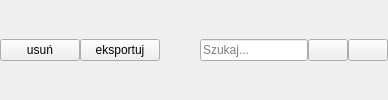
        <widget class="QWidget" name="widget_search" native="true">
         <property name="minimumSize">
          <size>
           <width>0</width>
           <height>40</height>
          </size>
         </property>
         <layout class="QHBoxLayout" name="horizontalLayout_2">
          <property name="spacing">
           <number>0</number>
          </property>
          <property name="leftMargin">
           <number>0</number>
          </property>
          <property name="topMargin">
           <number>0</number>
          </property>
          <property name="rightMargin">
           <number>0</number>
          </property>
          <property name="bottomMargin">
           <number>0</number>
          </property>
          <item>
           <layout class="QHBoxLayout" name="search_horizontal">
            <item>
             <widget class="QPushButton" name="btn_delete">
              <property name="text">
               <string>usuń</string>
              </property>
             </widget>
            </item>
            <item>
             <widget class="QPushButton" name="btn_export">
              <property name="text">
               <string>eksportuj</string>
              </property>
             </widget>
            </item>
            <item>
             <spacer name="search_horizontalSpacer">
              <property name="orientation">
               <enum>Qt::Horizontal</enum>
              </property>
              <property name="sizeHint" stdset="0">
               <size>
                <width>40</width>
                <height>20</height>
               </size>
              </property>
             </spacer>
            </item>
            <item>
             <widget class="QLineEdit" name="search_input">
              <property name="placeholderText">
               <string>Szukaj...</string>
              </property>
             </widget>
            </item>
            <item>
             <widget class="QPushButton" name="btn_search">
              <property name="text">
               <string/>
              </property>
              <property name="icon">
               <iconset resource="../resource.qrc">
                <normaloff>:/icon/img/search-13-48.ico</normaloff>:/icon/img/search-13-48.ico</iconset>
              </property>
              <property name="iconSize">
               <size>
                <width>14</width>
                <height>14</height>
               </size>
              </property>
             </widget>
            </item>
           </layout>
          </item>
          <item>
           <widget class="QPushButton" name="btn_change">
            <property name="text">
             <string/>
            </property>
            <property name="icon">
             <iconset resource="../resource.qrc">
              <normaloff>:/icon/img/menu-4-32.ico</normaloff>
              <normalon>:/img/img/activity-feed-48.ico</normalon>:/icon/img/menu-4-32.ico</iconset>
            </property>
            <property name="iconSize">
             <size>
              <width>14</width>
              <height>14</height>
             </size>
            </property>
            <property name="checkable">
             <bool>true</bool>
            </property>
           </widget>
          </item>
         </layout>
        </widget>
